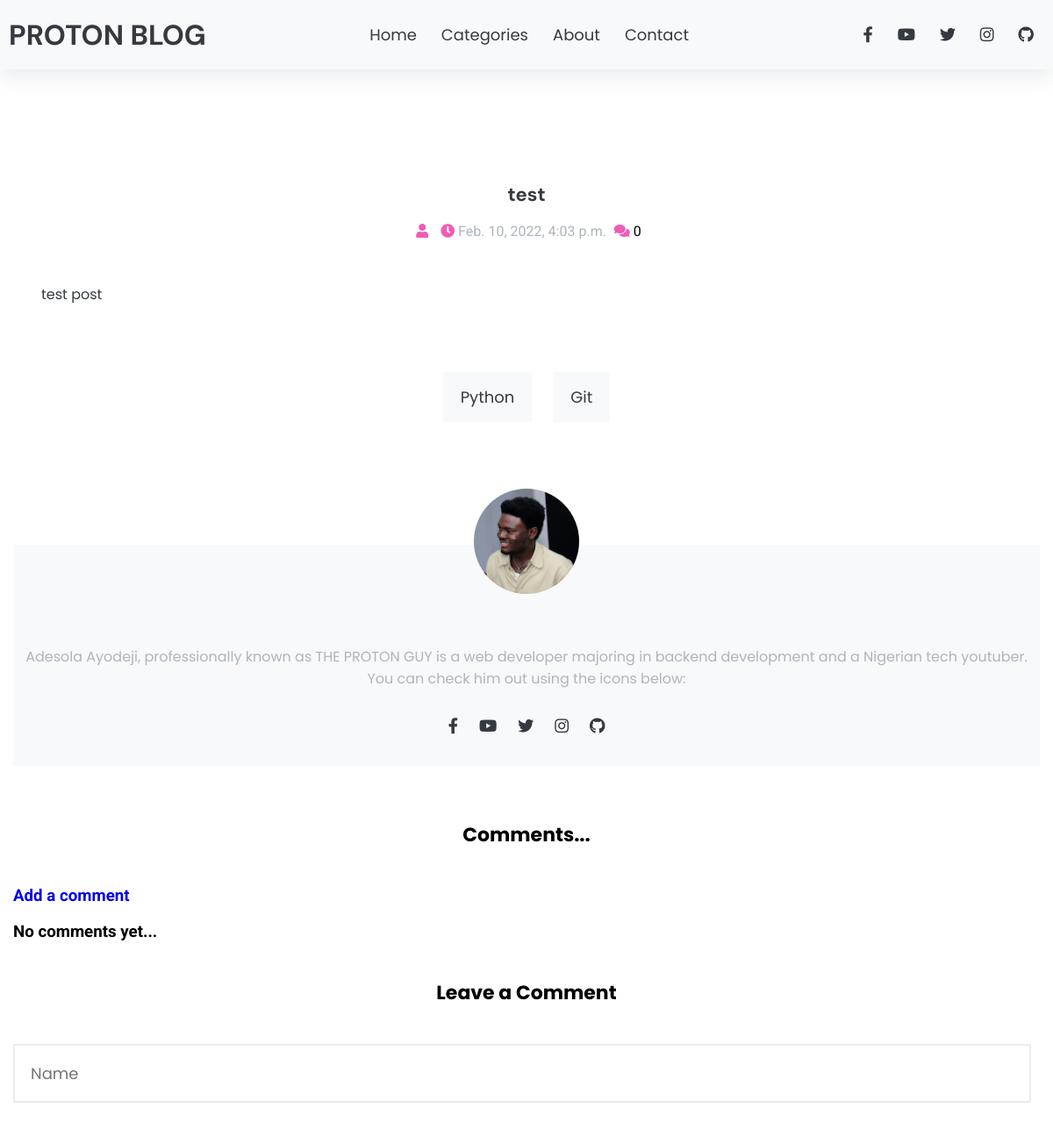
Page /post_detail/test/ (upper part) on the earlier database version.
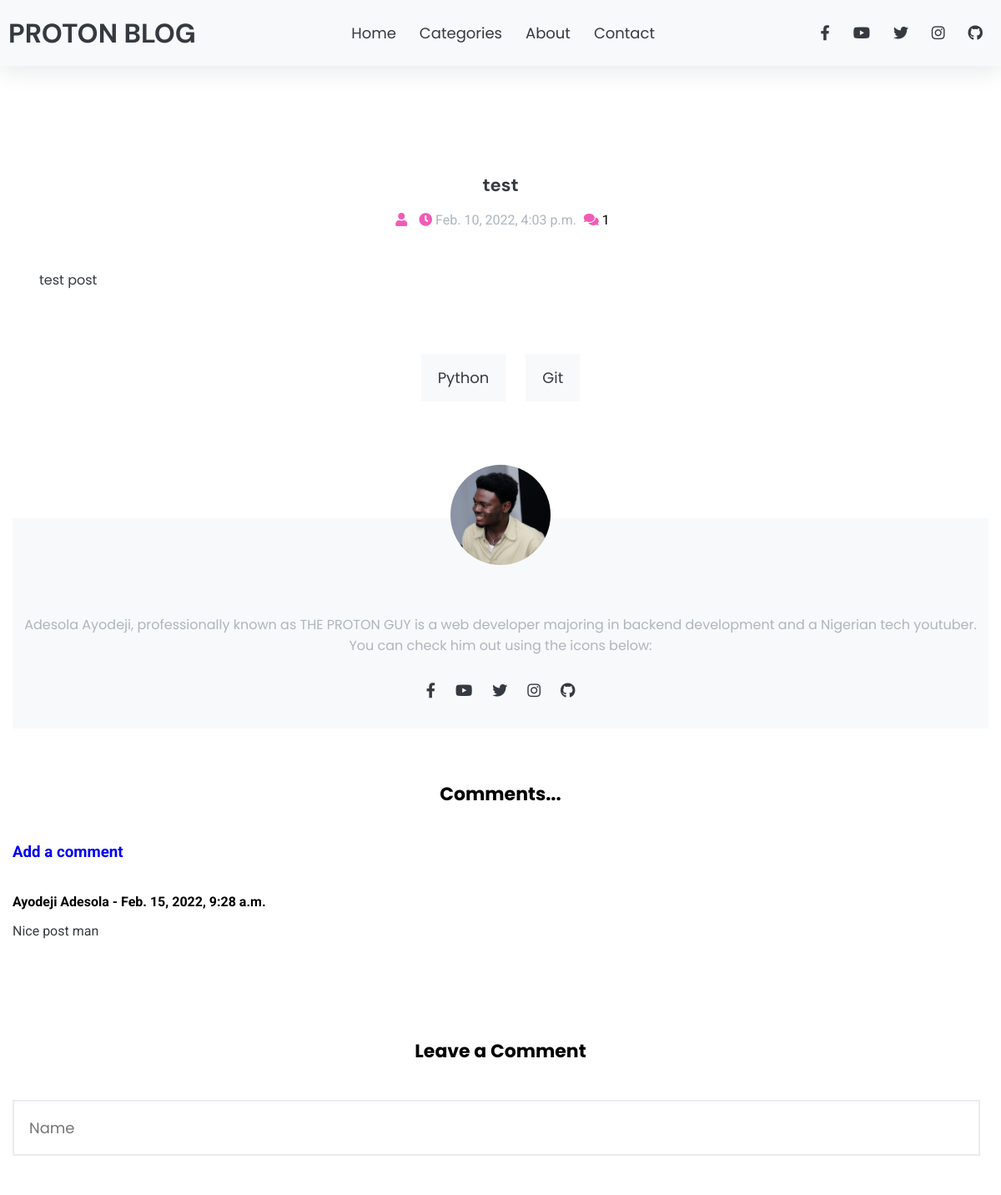
Same page on the later database version.
### blog/models.py (models this page shows, shortened)
class Post(models.Model):
    author = models.ForeignKey(User, on_delete=models.CASCADE)
    title = models.CharField(max_length=10000000)
    slug = models.SlugField(default='test')
    body = RichTextField(blank=True, null=True)
    id = models.IntegerField(primary_key=True)
    image = models.ImageField(blank=True, null=True, upload_to='image/')
    author_image = models.ImageField(blank=True, null=True, upload_to='author/', default='images/tpg.jpg')
    category = models.CharField(max_length=128, default='Python')
    category2 = models.CharField(max_length=128, default='Git')
    publish = models.DateTimeField(default=timezone.now)
    created = models.DateTimeField(auto_now_add=True)
    updated = models.DateTimeField(auto_now=True)
    num_clicks = models.IntegerField(default=0)

class Comment(models.Model):
    post = models.ForeignKey(Post, related_name="comments", on_delete=models.CASCADE)
    name = models.CharField(max_length=255)
    body = models.TextField()
    date = models.DateTimeField(auto_now_add=True)

### blog/views.py (the view, shortened to what this page needs)
# urls.py: path('post_detail/<slug:slug>/', AD, name="article-page"),
def AD(request, slug):
    data = Post.objects.get(slug=slug)
    comments = data.comments.all().order_by('-date')
    data.num_clicks += 1
    data.save()
    data2 = Post.objects.all().order_by('-created')[:10]
    feautured_post= Post.objects.all().order_by('-created')[:3]
    categories = Post.objects.all()
    cats = []
    for i in categories:
        cats.append(i.category)
    for j in cats:
        counted = cats.count(j)
        if counted > 1:
            cats.remove(j)
    data = Post.objects.get(slug=slug)
    comments = data.comments.all()
    fi = 0
    for i in comments:
        fi+=1
    context = {
        'data': data,
        'posts': data2,
        'feat': feautured_post,
        'categories': cats,
        'comments': comments,
        'coms': fi
    }
    return render(request, 'blog/article_detail2.html', context)

### blog/templates/blog/article_detail2.html (shortened to what this page needs)
<!DOCTYPE html>
<html lang="en">
<head>
    {% load static %}
    <link rel="stylesheet" href="https://cdnjs.cloudflare.com/ajax/libs/font-awesome/5.15.2/css/all.min.css" />
    <link rel="stylesheet" href="https://cdnjs.cloudflare.com/ajax/libs/Swiper/6.4.5/swiper-bundle.min.css" />
    <link rel="stylesheet" href="{% static 'css2/style.css' %}">
</head>
<body>
       <header id="header" class="shadow bg-light">
           <nav class="container navbar">
               <a href="/index.html" class="nav-brand text-dark">
                    PROTON BLOG
                </a>
                <div class="collapse">
                    <ul class="navbar-nav">
                        <a href="{% url 'blog-home' %}" class="nav-link">Home</a>
                        <a href="{% url 'all_categories' %}" class="nav-link">Categories</a>
                        <a href="{% url 'about-us' %}" class="nav-link">About</a>
                        <a href="#" class="nav-link">Contact</a>
                    </ul>
                </div>
                  <div class="collapse">
                      <ul class="navbar-nav">
                            <a href="https://www.facebook.com/ayodeji.adesola.7" class="nav-link"><i class="fab fa-facebook-f"></i></a>
                            <a href="https://www.youtube.com/channel/UC8ty8cq1jU1EGF4AeLyq7ew" class="nav-link"><i class="fab fa-youtube"></i></a>
                            <a href="https://www.twitter.com/AyodejiAdesola_" class="nav-link"><i class="fab fa-twitter"></i></a>
                            <a href="https://www.instagram.com/the_proton_guy" class="nav-link"><i class="fab fa-instagram"></i></a>
                            <a href="https://github.com/deji12" class="nav-link"><i class="fab fa-github"></i></a>
                      </ul>
                  </div>
           </nav>
       </header>
       <main id="site-main">
                <section class="container">
                        <article id="post">
                            <div class="headings text-center">
                                <div class="title">
                                    <h2 class="text-title text-dark display-1">{{ data.title }}</h2>
                                </div>
                                <div class="meta">
                                    <a href="#" class="link display-2 text-secondary px-1">
                                        <i class="fas fa-user text-primary"></i> {{ user.username }}
                                    </a>
                                    <a href="#" class="link display-2 text-secondary px-1">
                                        <i class="fas fa-clock text-primary"></i>  {{ data.created }}
                                    </a>
                                        <span><i class="fas fa-comments text-primary"></i> {{ coms }}</span>
                                </div>
                            </div>
                            <div class="content text-dark display-2 secondary-title mt-3">
                                <p>{{ data.body|safe }}
                                </p>
                            </div>
                        </article>
                    <div class="post-footer mb-3">
                        <div class="post-tags d-flex flex-wrap justify-content-center">
                            <a href="{% url 'category' data.category %}" class="nav-link btn bg-light"> {{data.category}}</a><a href="{% url 'category' data.category2 %}" class="nav-link btn bg-light">{{data.category2}}</a>
                        </div>
                        <div class="post-author text-center">
                            <div class="author-avatar">
                                    <img src="{% static 'images/tpg.jpg' %}" class="rounded" alt="Author's Image">
                            </div>
                            <div class="author-info py-2">
                                <p class="text-secondary secondary-title">
                                    Adesola Ayodeji, professionally known as THE PROTON GUY is a web developer majoring in backend development and a Nigerian tech youtuber. You can check him out using the icons below:
                                </p>
                                <div class="post-tags d-flex flex-wrap justify-content-center">
                                    <a href="https://www.facebook.com/ayodeji.adesola.7" class="nav-link"><i class="fab fa-facebook-f"></i></a>
                            <a href="https://www.youtube.com/channel/UC8ty8cq1jU1EGF4AeLyq7ew" class="nav-link"><i class="fab fa-youtube"></i></a>
                            <a href="https://www.twitter.com/AyodejiAdesola_" class="nav-link"><i class="fab fa-twitter"></i></a>
                            <a href="https://www.instagram.com/the_proton_guy" class="nav-link"><i class="fab fa-instagram"></i></a>
                            <a href="https://github.com/deji12" class="nav-link"><i class="fab fa-github"></i></a>
                                </div>
                            </div>
                        </div>
                        <div class="post-comments py-2">
                            <h3 class="text-center display-1 secondary-title py-2" id="add">Comments...</h3>
                            <h3><a href="#comment">Add a comment</a></h4>
                            <div class="comment-details">
                                {% if not comments %}
                                    <h3>No comments yet...</h3>
                                {% else %}
                                    {% for comment in comments %}
                                        <div class="comment-item py-2">
                                            <div class="d-flex">
                                                <div class="comment-content">
                                                    <h5 class="display-2 m-0">{{ comment.name }} - {{ comment.date }}</h5>
                                                    <p class="title-secondary text-dark">
                                                        {{ comment.body }}
                                                    </p>
                                                </div>
                                            </div>
                                            <div class="reply py-2">
                                            </div>
                                        </div>
                                    {% endfor %}
                                {% endif %}
                            </div>
                            <h3 class="text-center display-1 secondary-title py-2" id="comment">Leave a Comment</h3>
                            <div class="comment-form" >
                                <form action="#add" method="POST"> {% csrf_token %}
                                    <div class="d-flex justify-content-between flex-wrap">
                                        <input type="text" class="form-control " name="name" placeholder="Name" required>
                                    </div>
                                </form>
                            </div>
                    </div>
                </section>
       </main>
</body>
</html>

### blog/static/css2/style.css (style rules this page uses)
:root { --light : #f8f9fa; --secondary: #adb5bd; --dark: #343a40; --primary-color: #f15bb5; --secondary-color: #2ec4b6; --border : #e9ecef; }
body { font-family: 'Roboto', sans-serif; padding: 0; margin: 0; }
a { text-decoration: none; }
* > * { box-sizing: border-box; }
.text-secondary { color: var(--secondary); }
.text-dark { color: var(--dark); }
.text-primary { color: var(--primary-color); }
.bg-light { background-color: var(--light); }
.container { max-width: 1200px; padding: 0 15px; margin: auto; }
.text-title { font-family: 'DM Sans', sans-serif; font-weight: bold; }
.secondary-title { font-family: 'Poppins' , sans-serif; }
.display-1 { font-size: 22px; }
.display-2 { font-size: 16px; }
.text-center { text-align: center; }
.btn { padding: 15px 20px; border: none; }
.d-flex { display: flex; }
.flex-wrap { flex-wrap: wrap; }
.justify-content-center { justify-content: center; }
.justify-content-between { justify-content: space-between; }
.mt-3 { margin-top: 50px; }
.mb-3 { margin-bottom: 30px; }
.m-0 { margin: 0; }
.px-1 { padding-left: 5px; padding-right: 5px; }
.py-2 { padding-top: 20px; padding-bottom: 20px; }
.rounded { height: 120px; width: 120px; object-fit: fill; border-radius: 99px; }
.shadow { box-shadow: rgba(149, 157, 165, 0.2) 0px 8px 24px; }
.navbar { position: relative; display: flex; flex-direction: row; justify-content: space-between; padding: 10px; }
.nav-brand { font-family: 'DM Sans', sans-serif; font-weight: bold; align-self: center; font-size: 32px; }
.collapse { align-self: center; }
.nav-link { font-size: 18px; margin: 12px; color: var(--dark); font-family: 'Poppins', sans-serif; }
#site-main { margin-top: 8em; }
#post { padding: 0 2em; margin-bottom: 4em; }
.post-footer .post-author { position: relative; margin-top: 4em; background-color: var(--light); }
.post-footer .post-author::after { background-color: white; content: ''; position: absolute; top: 0; left: 0; right: 0; height: 4em; z-index: 0; }
.post-footer .post-author .author-avatar { margin: 0 auto; margin-bottom: 1em; position: inherit; z-index: 1; }
.post-footer .post-comments .reply { padding-left: 7em; }
.form-control { width: 100%; border: 2px solid var(--border); padding: 1em; font-size: 18px; margin-right: 10px; font-family: 'Poppins', sans-serif; }

Differences in the rows shown:
added Comment: name "Ayodeji Adesola", date "Feb. 15, 2022, 9:28 a.m.", body "Nice post man"
Other differences:
{{ coms }}: "0" → "1"
text no longer shown: "No comments yet..."
